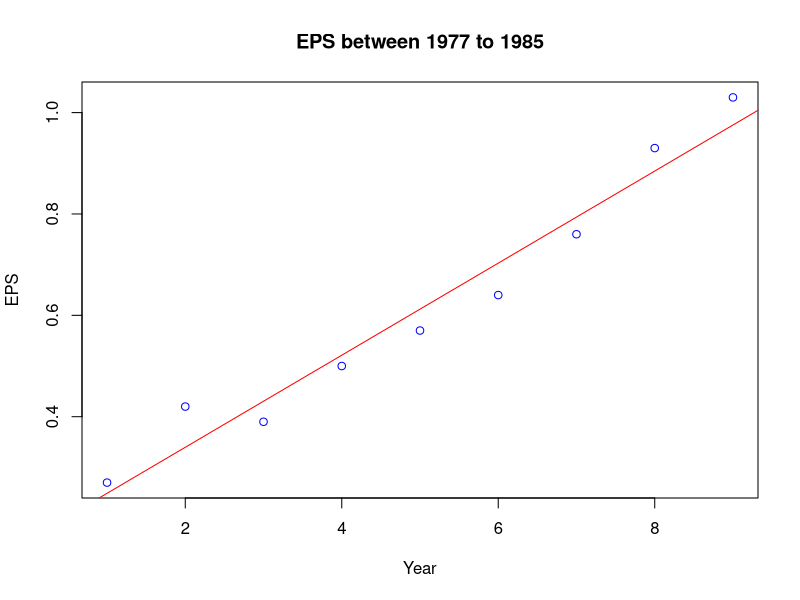
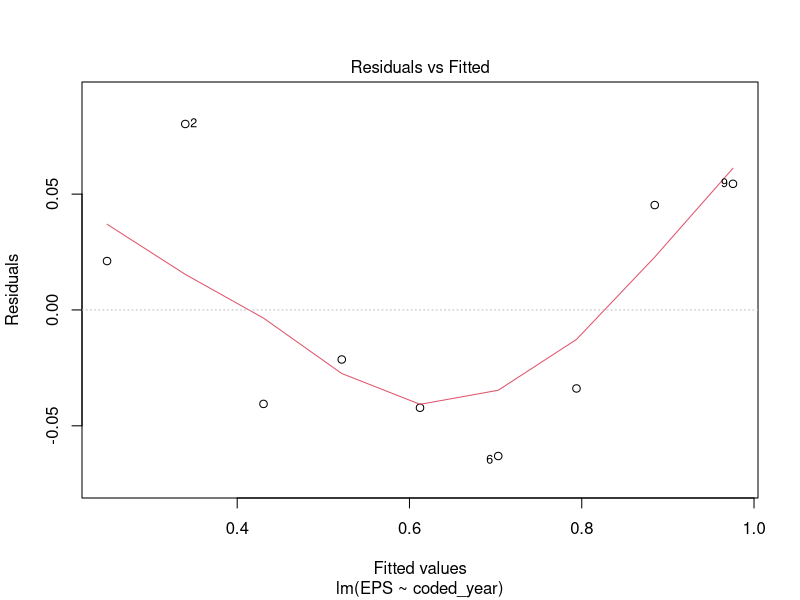

Write the R code that produced these figures, in order.
## Week 2 Lab MATH2831
## Shahid Hussain 

# Q1 
# initialising data
coded_year <- c(1:9)
EPS <- c(0.27,0.42,0.39 ,0.50,0.57,0.64,0.76,0.93,1.03)

#(a) Created a scatterplot 
plot(coded_year, EPS, main="EPS between 1977 to 1985", xlab="Year", ylab="EPS", pch = 1,  # Point character (16 represents solid dots)
     col = "blue" )

# (b) created simple linear plot in the form EPS = b0 + b1*(coded_year)
simple_linear_model <- lm(EPS ~ coded_year)
abline(simple_linear_model, col = "red")
summary(simple_linear_model)

# (c) 
# intercept : b_{0} = 0.158056
# slope: b_{1} = 0.090833
# estimated of error standard deviation (aka residual sd) = 0.05466 on 7 degrees of freedom
# R^2 = 0.9595 

#(d) 
# Hypothesis testing : Ho : B0 =0
# p-value = 0.00532
# t value = 3.98
# H0 : B1 = 0
# p-value = 12.87
# t-value = 3.97e-06

#(e)
# H0 : b1 = 0
# F-statistic: 165.7 on 1 and 7 DF 
# how to check t-distribution was used? 

# (f). the assumptions is
# (1) erorrs ~ N(0,sigma^2)
#
#
#
#
#
#
#
#
plot(simple_linear_model, which=1)
